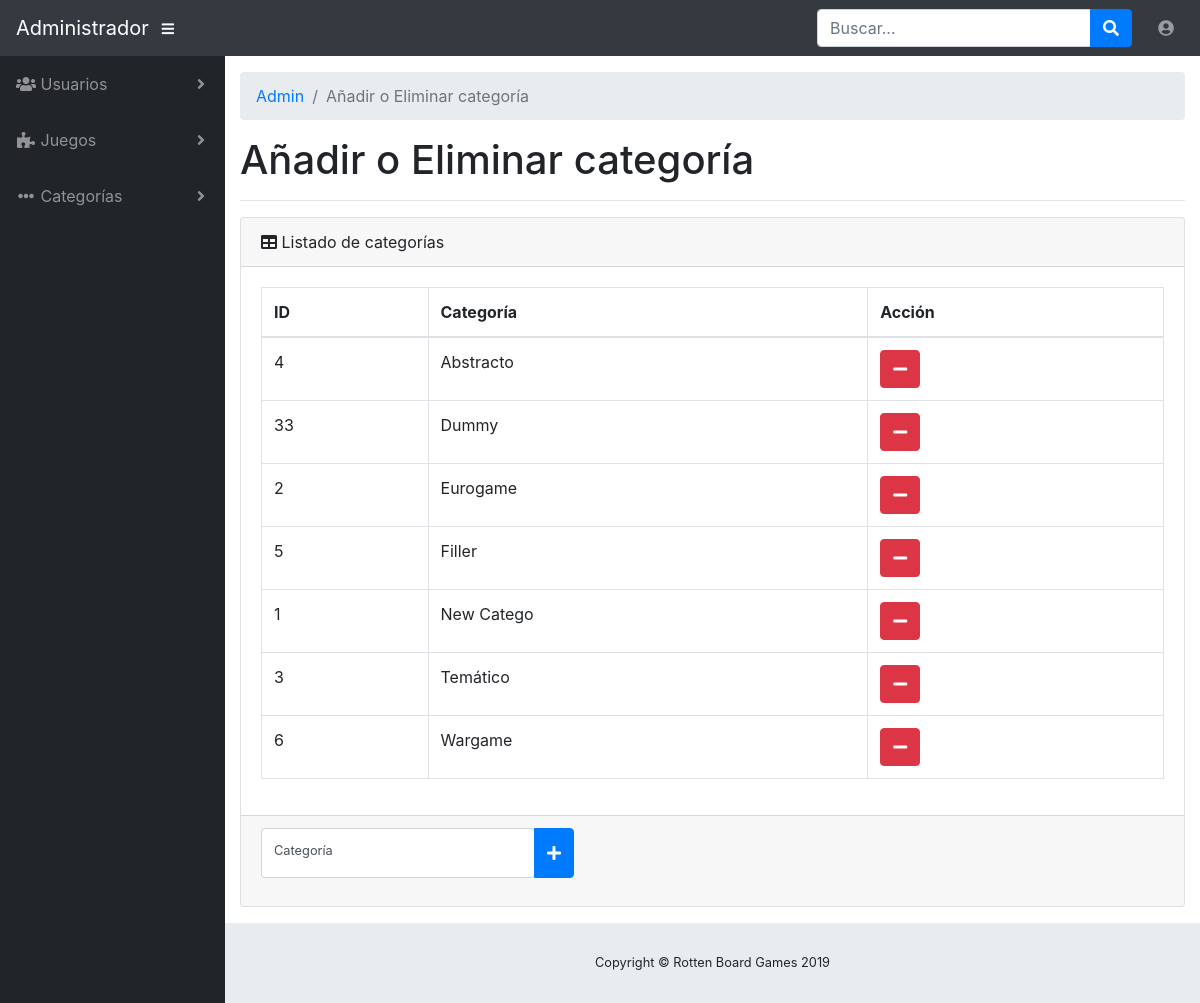
/category-form.php, run on the app's committed database.
### tables this page shows
CREATE TABLE `Category` (
  `id_category` int(11) NOT NULL,
  `name` varchar(10) NOT NULL
);

### dao/class-categoryDAO.php (called while the page is built, shortened)
<?php
require_once(__DIR__ . "/../model/class-category.php");
class CategoryDAO
{
    private $datasource;
    public function __construct()
    {
        $this->datasource = datasource::get_instance();
    }
    public function list_categories()
    {
        $conn = $this->datasource->get_connection();
        $sql = "SELECT * FROM Category";
        $stmt = $conn->prepare($sql);
        $stmt->execute();
        $stmt->bind_result($id, $name);
        $categories = [];
        while ($stmt->fetch()) {
            $category = new Category();
            $category->set_id($id);
            $category->set_name($name);
            $categories[] = $category;
        }
        return $categories;
    }
}

### model/class-category.php (called while the page is built, shortened)
<?php
class category
{
    private $id;
    private $name;
    public function get_id()
    {
        return $this->id;
    }
    public function set_id($id): void
    {
        $this->id = $id;
    }
    public function get_name()
    {
        return $this->name;
    }
    public function set_name($name): void
    {
        $this->name = $name;
    }
}

### category-form.php (the view, shortened to what this page needs)
<?php
require_once ("dao/class-categoryDAO.php");
require_once ("model/class-category.php");
?>
<!DOCTYPE html>
<html lang="en">
<head>
    <link href="views/templates/admin/vendor/fontawesome-free/css/all.min.css" rel="stylesheet" type="text/css">
    <link href="views/templates/admin/vendor/datatables/dataTables.bootstrap4.css" rel="stylesheet">
    <link href="views/templates/admin/css/sb-admin.css" rel="stylesheet">
</head>
<body id="page-top">
<nav class="navbar navbar-expand navbar-dark bg-dark static-top">
    <a class="navbar-brand mr-1" href="index.html">Administrador</a>
    <button class="btn btn-link btn-sm text-white order-1 order-sm-0" id="sidebarToggle" href="#">
        <i class="fas fa-bars"></i>
    </button>
    <form class="d-none d-md-inline-block form-inline ml-auto mr-0 mr-md-3 my-2 my-md-0">
        <div class="input-group">
            <input type="text" class="form-control" placeholder="Buscar..." aria-label="Search" aria-describedby="basic-addon2">
            <div class="input-group-append">
                <button class="btn btn-primary" type="button">
                    <i class="fas fa-search"></i>
                </button>
            </div>
        </div>
    </form>
    <ul class="navbar-nav ml-auto ml-md-0">
        <li class="nav-item dropdown no-arrow">
            <a class="nav-link dropdown-toggle" href="#" id="userDropdown" role="button" data-toggle="dropdown" aria-haspopup="true" aria-expanded="false">
                <i class="fas fa-user-circle fa-fw"></i>
            </a>
        </li>
    </ul>
</nav>
<div id="wrapper">
    <ul class="sidebar navbar-nav">
        <li class="nav-item dropdown">
            <a class="nav-link dropdown-toggle" href="#" id="pagesDropdown" role="button" data-toggle="dropdown" aria-haspopup="true" aria-expanded="false">
                <i class="fas fa-fw fa-users"></i>
                <span>Usuarios</span>
            </a>
        </li>
        <li class="nav-item dropdown">
            <a class="nav-link dropdown-toggle" href="#" id="pagesDropdown" role="button" data-toggle="dropdown" aria-haspopup="true" aria-expanded="false">
                <i class="fas fa-fw fa-puzzle-piece"></i>
                <span>Juegos</span>
            </a>
        </li>
        <li class="nav-item dropdown">
            <a class="nav-link dropdown-toggle" href="#" id="pagesDropdown" role="button" data-toggle="dropdown" aria-haspopup="true" aria-expanded="false">
                <i class="fas fa-fw fa-ellipsis-h"></i>
                <span>Categorías</span>
            </a>
        </li>
    </ul>
    <div id="content-wrapper">
        <div class="container-fluid">
            <ol class="breadcrumb">
                <li class="breadcrumb-item">
                    <a href="index.html">Admin</a>
                </li>
                <li class="breadcrumb-item active">Añadir o Eliminar categoría</li>
            </ol>
            <h1>Añadir o Eliminar categoría</h1>
            <hr>
            <div class="card mb-3">
                <div class="card-header">
                    <i class="fas fa-table"></i>
                    Listado de categorías</div>
                <div class="card-body">
                    <div class="table-responsive">
                        <table class="table table-bordered" id="dataTable" width="100%" cellspacing="0">
                            <thead>
                            <tr>
                                <th>ID</th>
                                <th>Categoría</th>
                                <th>Acción</th>
                            </tr>
                            </thead>
                            <tbody>
                            <?php
                            $category_dao = new CategoryDAO();
                            $categories = $category_dao->list_categories();
                            foreach ($categories as $category) {
                                ?>
                                <tr>
                                    <td><?= $category->get_id()?> </td>
                                    <td><?= $category->get_name()?> </td>
                                    <td>
                                        <button class="btn btn-danger" type="button" >
                                            <i class="fas fa-minus" data-toggle="modal" data-target="#deleteModal"></i>
                                        </button>
                                    </td>
                                </tr>
                                <?php
                            }
                            ?>
                            </tbody>
                        </table>
                    </div>
                </div>
                <div class="card-footer small text-muted">
                    <form method="post" action="category-form.php">
                    <div class="form-group input-group">
                            <div class="form-label-group">
                                <input type="text" id="category" name="name" class="form-control" placeholder="Categoría" required="required">
                                <label for="category">Categoría</label>
                            </div>
                            <div class="input-group-append">
                                <button class="btn btn-primary" type="submit">
                                    <i class="fas fa-plus"></i>
                                </button>
                            </div>
                        </div>
                    </form>
                </div>
            </div>
        </div>
        <footer class="sticky-footer">
            <div class="container my-auto">
                <div class="copyright text-center my-auto">
                    <span>Copyright © Rotten Board Games 2019</span>
                </div>
            </div>
        </footer>
    </div>
</div>
</body>
</html>

### data on the page
category: id_category "4", name "Abstracto"
category: id_category "33", name "Dummy"
category: id_category "2", name "Eurogame"
category: id_category "5", name "Filler"
category: id_category "1", name "New Catego"
category: id_category "3", name "Temático"
category: id_category "6", name "Wargame"
